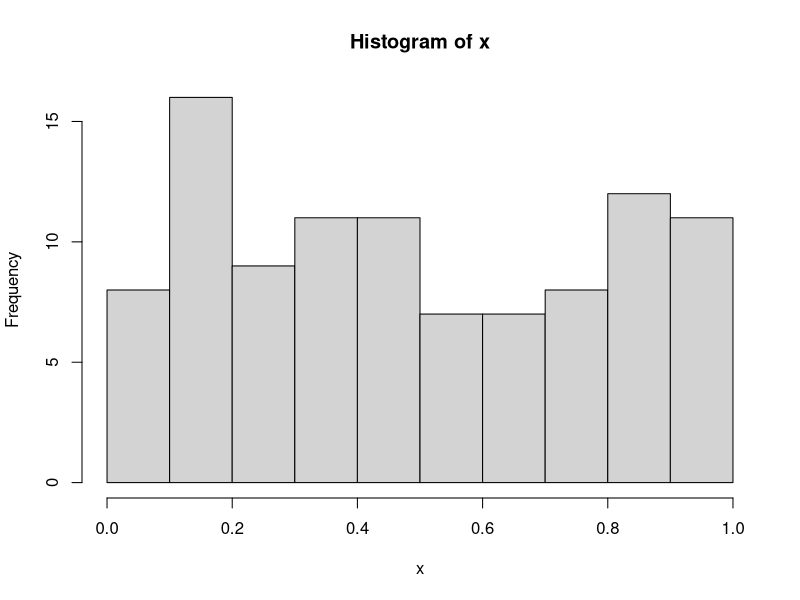
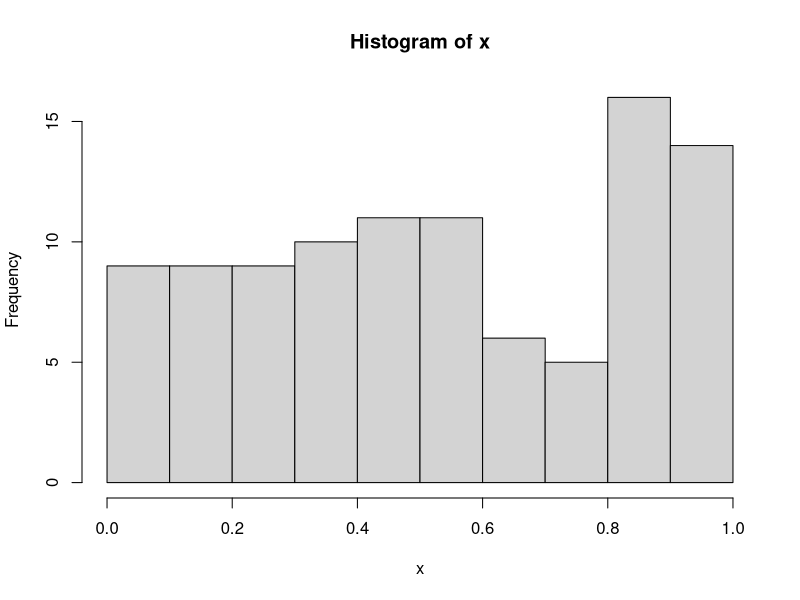
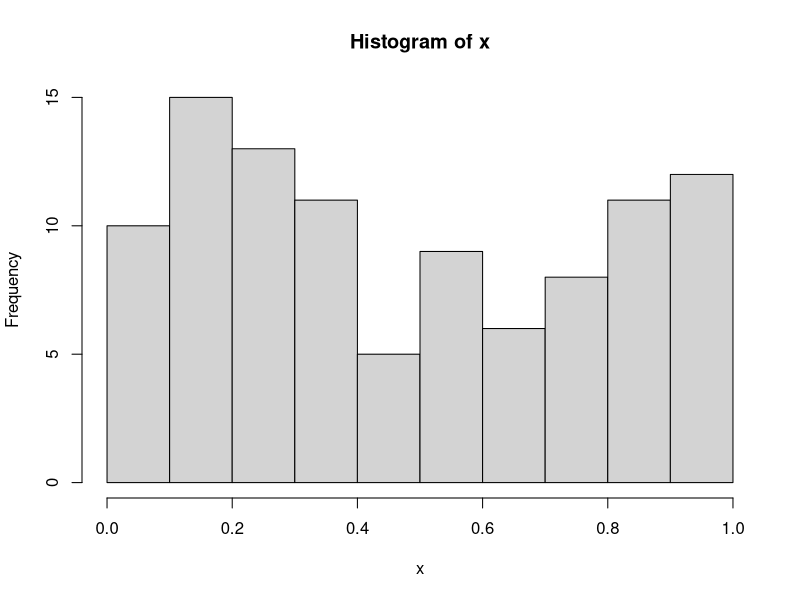
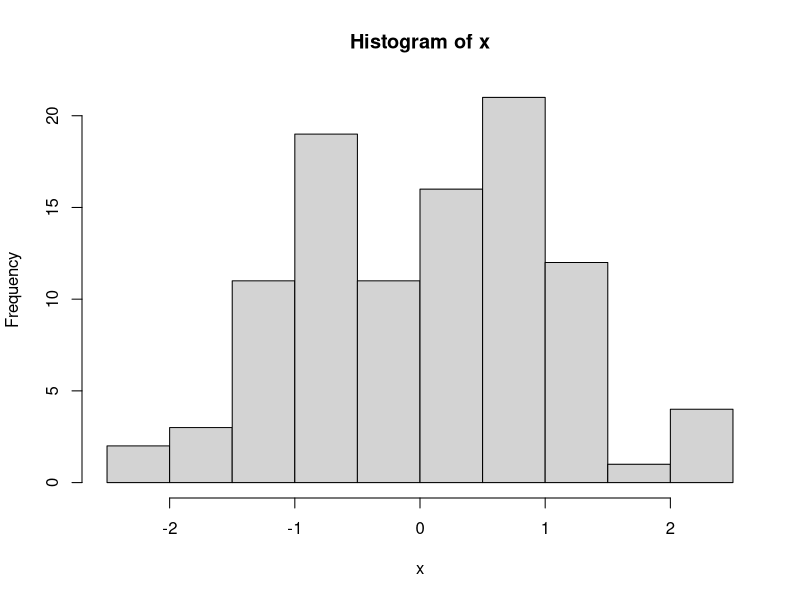
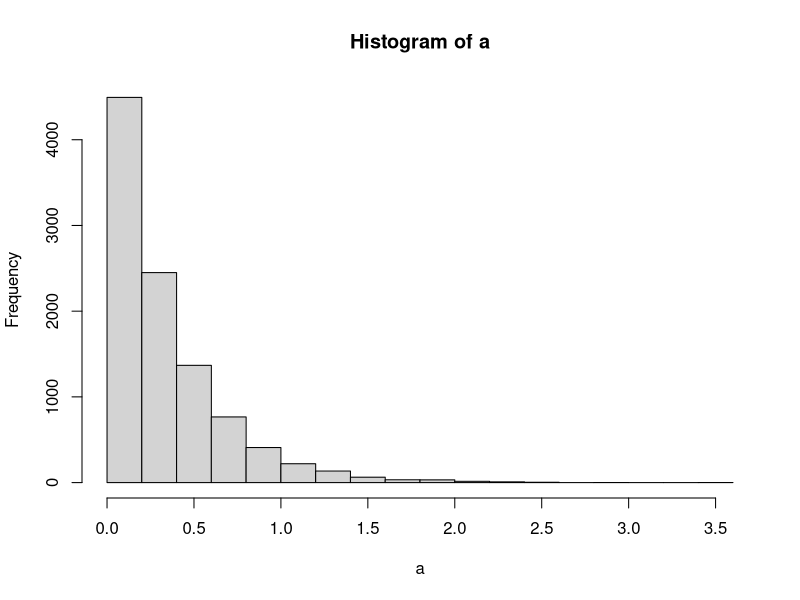

Write the R code that produced these figures, in order.
## ---- chunk 1
gna0 <- function(n, sem=0){
  gnu0 <- function(sem){  # função local
    k <- sem %/% iq # divisão de inteiros
    # calculando (ia * sem mod im) sem provocar overflow- Schrage
    sem = ia * (sem %% iq) - ir * k
    if (sem < 0) sem <- sem+im
    ran0 <- am * sem # converte sem para ponto flutuante
    return(list(ran0 = ran0, sem = sem))
  }
  ia <- 16807; im <- 2147483647; am <- 1.0/im
  iq <- 127773; ir <- 2836
  if (sem <= 0){
    t <- as.numeric(substring(Sys.time(),
                              c(1,6,9,12,15,18),c(4,7,10,13,16,19))) #relógio/sist.
    sem <- t[6]+t[5]*60+t[4]*3600
    sem <- ia * (sem %% iq) - ir * (sem %/% iq)# retirar o efeito inicial
    if (sem <= 0) sem <- sem + im
  }
  u <- matrix(0, n, 1) # inicia o vetor de resultados
  amostra <- gnu0(sem) #chama gnu0
  u[1] <- amostra$ran0 # inicia o primeiro elemento
  for (i in 2:n){
    amostra <- gnu0(amostra$sem)
    u[i] <- amostra$ran0
  }
  return(u)
} 

n = 100
testa_gerador = function(x){
  l = length(x)
  tab = table(cut(x, seq(0,1, by = 0.1))) / l
  v = as.vector(tab)
  r1 = all.equal(v, rep(0.1,10))
  r2 = v - rep(0.1,10)
  hist(x)
  list(prob=v, dif=r2, mean.dif=r1)
}

n = 100
set.seed(2)
x = runif(n)
testa_gerador(x)

testa_gerador(gna0(n))
testa_gerador(runif(n))
testa_gerador(rnorm(n))
## ---- chunk 2
gexp = function(n,l){
  x = (-log(gna0(n)))/l
  return(x)
}
## ---- chunk 3
n = 10000
l = 3
a = gexp(n,l)
head(a)
## ---- chunk 4
hist(a)
## ---- chunk 5

mean(a)
l**(-1)

var(a)
l**(-2)

sd(a)
sqrt(l**(-2))
